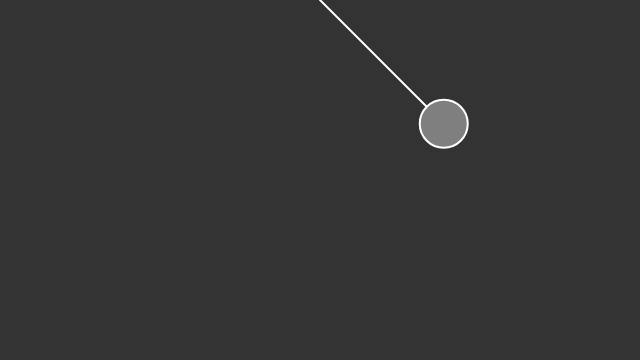
Frame 1 (no input)
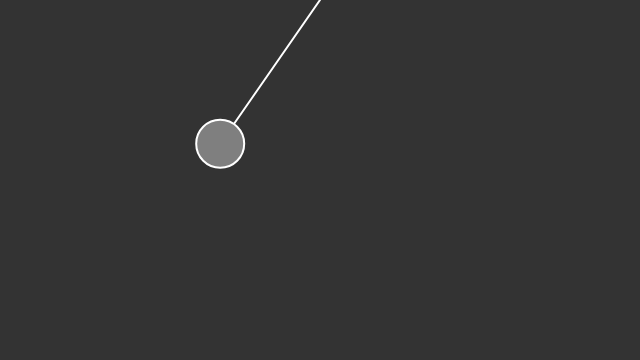
Frame 60 (no input)
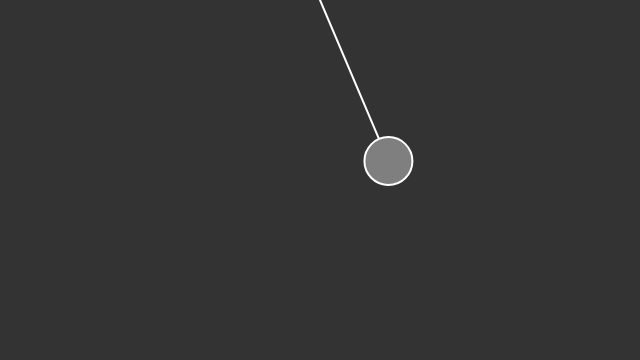
Frame 120 (the mouse pressed at the canvas centre since frame 60)

The p5.js sketch that drew these frames (run headless with seeded random() and noise() and a simulated clock; from frame 60 on, the mouse is pressed at the canvas centre):

// p5.js sketch
// ── sketch.js
// Pendulum

// A simple pendulum simulation
// Given a pendulum with an angle theta (0 being the pendulum at rest) and a radius r
// we can use sine to calculate the angular component of the gravitational force.

// Gravity Force = Mass * Gravitational Constant;
// Pendulum Force = Gravity Force * sine(theta)
// Angular Acceleration = Pendulum Force / Mass = gravitational acceleration * sine(theta);

// Note this is an ideal world scenario with no tension in the
// pendulum arm, a more realistic formula might be:
// Angular Acceleration = (g / R) * sine(theta)

// For a more substantial explanation, visit:
// http://www.myphysicslab.com/pendulum1.html


let pendulum;

function setup() {
  createCanvas(640, 360);
  pendulum = new Pendulum(width / 2, 0, 175)
}

function draw() {
  background(51);
  pendulum.display();
  pendulum.drag();
  pendulum.update();
}

function mousePressed() {
  pendulum.clicked(mouseX, mouseY);
}

function mouseReleased() {
  pendulum.stopDragging();
}
// ── pendulum.js
class Pendulum {

  constructor(x, y, r) {
    // Fill all variables
    this.origin = createVector(x, y);
    this.position = createVector();
    this.r = r;
    this.angle = PI / 4;

    this.aVelocity = 0.0;
    this.aAcceleration = 0.0;
    this.damping = 0.995; // Arbitrary damping
    this.ballr = 48.0; // Arbitrary ball radius

    this.dragging = false;
  }

  // Function to update position
  update() {
    // As long as we aren't dragging the pendulum, let it swing!
    if (!this.dragging) {
      let gravity = 0.4; // Arbitrary constant
      this.aAcceleration = (-1 * gravity / this.r) * sin(this.angle); // Calculate acceleration (see: http://www.myphysicslab.com/pendulum1.html)
      this.aVelocity += this.aAcceleration; // Increment velocity
      this.aVelocity *= this.damping; // Arbitrary damping
      this.angle += this.aVelocity; // Increment angle
    }
  }

  display() {
    this.position.set(this.r * sin(this.angle), this.r * cos(this.angle), 0); // Polar to cartesian conversion
    this.position.add(this.origin); // Make sure the position is relative to the pendulum's origin

    stroke(255);
    strokeWeight(2);
    // Draw the arm
    line(this.origin.x, this.origin.y, this.position.x, this.position.y);
    ellipseMode(CENTER);
    fill(127);
    if (this.dragging) fill(200);
    // Draw the ball
    ellipse(this.position.x, this.position.y, this.ballr, this.ballr);
  }


  // The methods below are for mouse interaction

  // This checks to see if we clicked on the pendulum ball
  clicked(mx, my) {
    let d = dist(mx, my, this.position.x, this.position.y);
    if (d < this.ballr) {
      this.dragging = true;
    }
  }

  // This tells us we are not longer clicking on the ball
  stopDragging() {
    this.aVelocity = 0; // No velocity once you let go
    this.dragging = false;
  }

  drag() {
    // If we are draging the ball, we calculate the angle between the
    // pendulum origin and mouse position
    // we assign that angle to the pendulum
    if (this.dragging) {
      let diff = p5.Vector.sub(this.origin, createVector(mouseX, mouseY)); // Difference between 2 points
      this.angle = atan2(-1 * diff.y, diff.x) - radians(90); // Angle relative to vertical axis
    }
  }
}
